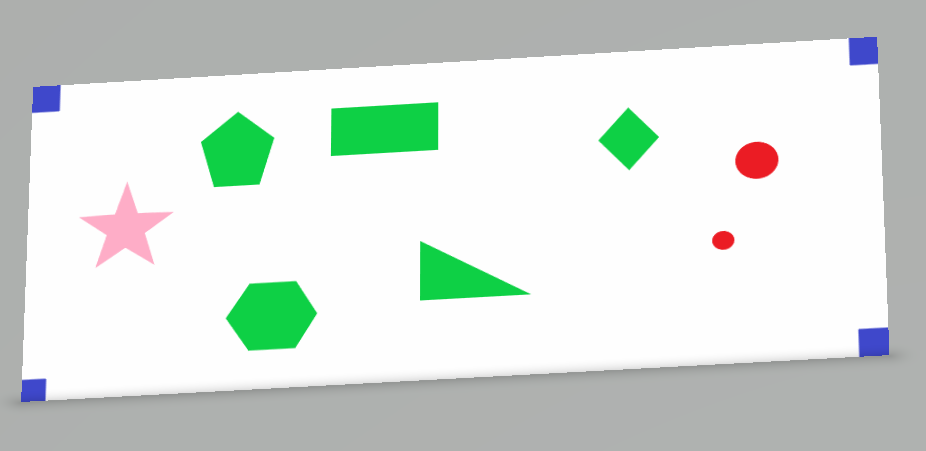
#> input picture map_test.PNG, 926 x 451 px
$ python -i vision.py   (imports and definitions only)
#> lines starting #> are read from the running program, lines starting #| are printed output that depends on the picture; after the words box and inside, x2 and y2 are one past the last pixel; in counts of white or black regions, pixels touching at a corner belong together
#> further down, picture is the input picture: shape (451, 926, 3); mean B, G, R 215.9, 221.6, 213.3
""" file containing all the vision functions for the project using opencv
detects the position of the obstacles, goal and thymio as well as its orientation.
also detects the map boundaries and projects it. the draw functions can be used for debugging"""

import cv2
import numpy as np
import math

colors = ["blue", "red", "pink", "green"]


# [51 lines left out: functions capture_image_from_webcam, resize_img, not called in this run]


def color_detection(frame, color):
    """ filter the image by a color, the HSV parameters are loaded from the txt file
    also returns the binary mask"""
#> called with color = 'blue'
    with open("data\\color_calibration.txt", "r") as text_file:  # get mask values from file
#> (reads color_calibration.txt from the repository)
        lines = text_file.read().splitlines()
        line = lines[colors.index(color)]
        line = list(map(int, line.split(' ')))  # converts str to int
        lower_red = np.array(line[0:3])
        upper_red = np.array(line[3:6])

    hsv = cv2.cvtColor(frame, cv2.COLOR_BGR2HSV)
#> hsv: shape (451, 926, 3); mean H, S, V 30.3, 14.4, 223.8
    mask = cv2.inRange(hsv, lower_red, upper_red)
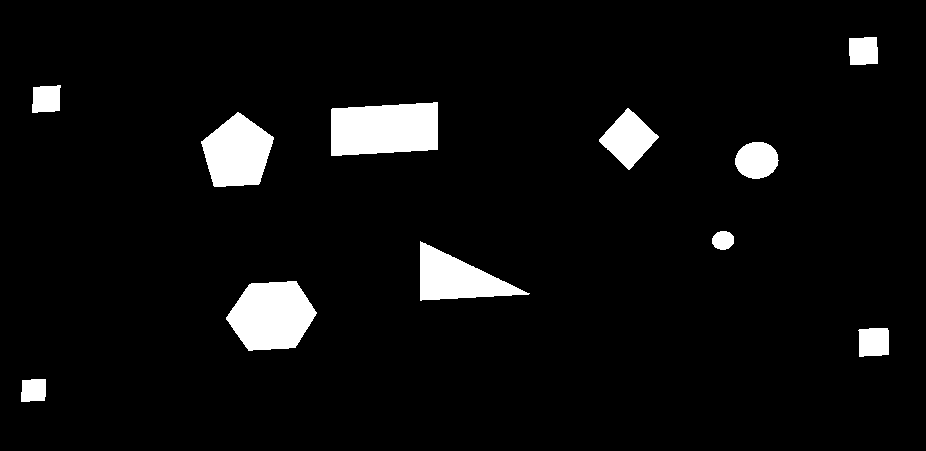
#> mask: shape (451, 926); 5.6% white; 11 white regions, largest, box (x1, y1, x2, y2) and area: (331, 102, 438, 156) 5103, (226, 281, 317, 351) 4643, (201, 112, 274, 187) 3772
    mask = cv2.medianBlur(mask, 15)
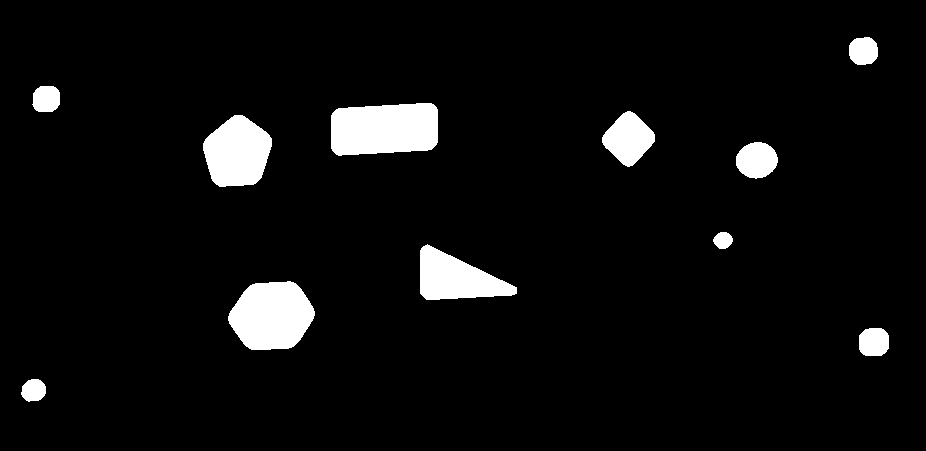
#> mask: shape (451, 926); 5.3% white; 11 white regions
    res = cv2.bitwise_and(frame, frame, mask=mask)
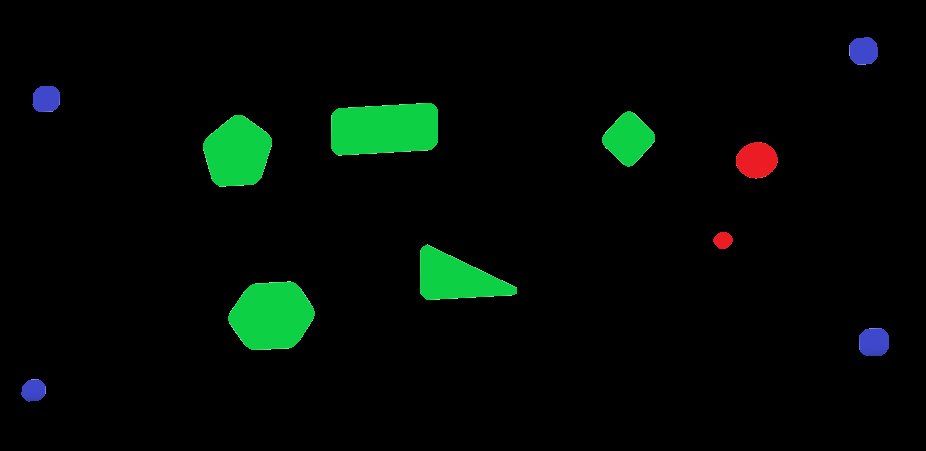
#> res: shape (451, 926, 3); mean B, G, R 4.4, 9.7, 1.9

    return res, mask


# [77 lines left out: functions calculate_orientation, calculate_thymio_param, detect_thymio, detect_goal, detect_obstacles, not called in this run]


def detect_corners(frame, color):
    """ detects the corners of the map as the center of 4 blue squares placed at each corner"""
    _, mask = color_detection(frame, "blue")
    contours, _ = cv2.findContours(mask, cv2.RETR_TREE, cv2.CHAIN_APPROX_SIMPLE)
#> contours = 11 contours; largest, box (x1, y1, x2, y2) and area: (331, 103, 438, 156) 4872, (228, 281, 315, 350) 4460, (203, 115, 272, 187) 3590, (420, 244, 517, 300) 3101, (602, 111, 655, 167) 1781

    if len(contours) == 4:  # 4 corners of the map
        corners = list()
        for i in range(4):
            pos = list()
            cnt = contours[i]
            M = cv2.moments(cnt)
            try:  # computes the center of the squares
                pos.append(int(M["m10"] / M["m00"]))
                pos.append(int(M["m01"] / M["m00"]))
            except ZeroDivisionError:
                return None
            corners.append(pos)
        corners = np.asarray(corners)
        return corners

    else:
        return None


# [12 lines left out: function sort_map_corners, not called in this run]


def map_projection(frame):
    """ projects the map according to the corners"""
    corners = detect_corners(frame, "blue")
    if corners is None:
        return None
    corners = sort_map_corners(corners)

    """ computes new width """
    (tl, tr, br, bl) = corners
    widthA = np.sqrt(((br[0] - bl[0]) ** 2) + ((br[1] - bl[1]) ** 2))
    widthB = np.sqrt(((tr[0] - tl[0]) ** 2) + ((tr[1] - tl[1]) ** 2))
    maxWidth = max(int(widthA), int(widthB))

    """ computes new height """
    heightA = np.sqrt(((tr[0] - br[0]) ** 2) + ((tr[1] - br[1]) ** 2))
    heightB = np.sqrt(((tl[0] - bl[0]) ** 2) + ((tl[1] - bl[1]) ** 2))
    maxHeight = max(int(heightA), int(heightB))

    dst = np.array([
        [0, 0],
        [maxWidth - 1, 0],
        [maxWidth - 1, maxHeight - 1],
        [0, maxHeight - 1]], dtype="float32")

    # compute the perspective transform matrix and then applies it
    m = cv2.getPerspectiveTransform(corners, dst)
    warped = cv2.warpPerspective(frame, m, (maxWidth, maxHeight))

    # return the warped image
    return warped


# [18 lines left out: functions draw_obstacles, draw_thymio, not called in this run]


def draw_goal(frame, pos):
    """ draw function for the goal"""
    cv2.circle(frame, pos, 5, (0, 0, 0), -1)

>>> import cv2
>>> picture = cv2.imread('map_test.PNG')
>>> result = map_projection(picture)
